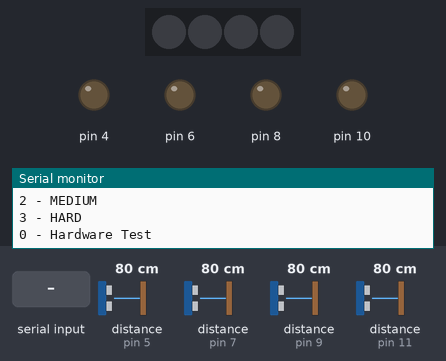
Recording of a sketch running on a simulated Arduino Uno, built with avr-gcc and run on an emulated ATmega328P. Shown: 4 RGB LEDs in strip order, left to right, output pins drawn as LEDs (lit = HIGH), the last lines printed to the serial monitor. The inputs (shaded band) are chosen by the test bench; at power-on: distance to the obstacle (sensors on pin 7, pin 5, pin 9, pin 11) 80 cm. The echo pulse lasts 58.3 µs per cm; dim RGB values are drawn brighter than linear; random numbers use the default seed unless the sketch sets one.

Above: at 1.2 s.
1.3 s: "0\n" received over Serial
At 4.2 s:
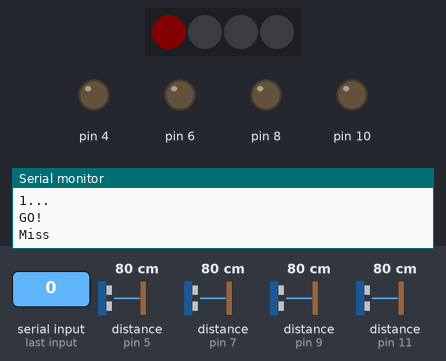
4.3 s: distance to the obstacle (sensor on pin 7) set to 2 cm
At 6.4 s:
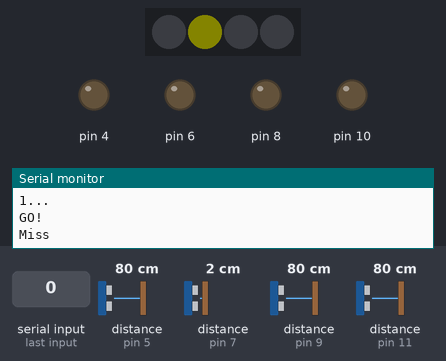
At 7.2 s:
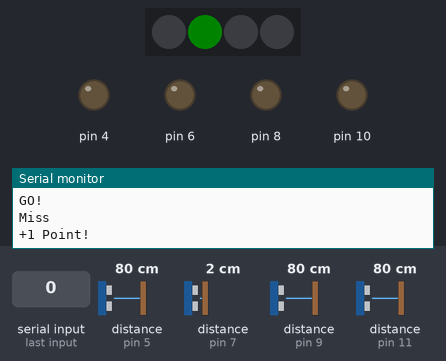
Timing chart, 0 to 13.3 s (numbered marks = the images above; inputs shaded):
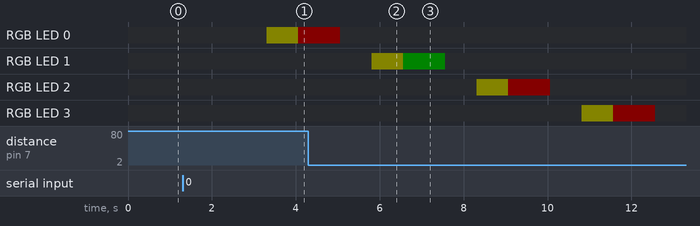

The sketch:

BasicMotionGame.ino
```cpp
/*
  Ultrasonic/LED Game
  by L. Savage, February 2023

  Basic game: LED turns yellow, user must activate corresponding sensor before time runs out.

  GAME STATES
 State 0: Idle (LED off, sensor not active)
 State 1: Play (Yellow LED, sensor waits for user input for X seconds)
 State 2: Win (If Input = True, LED green, 1 point awarded)
 State 3: Loose (If Input = False, LED red, no point awarded)

*/

// Neo Pixel setup
#include <Adafruit_NeoPixel.h>
#include "ultrasonicClass.h"
#define N_LEDS 4

// Define Pins
const int ledPin = 3;
Ultrasonic* ultrasonicSensor0 = new Ultrasonic(4,5);// (Trig PIN,Echo PIN)
Ultrasonic* ultrasonicSensor1 = new Ultrasonic(6,7);// (Trig PIN,Echo PIN)
Ultrasonic* ultrasonicSensor2 = new Ultrasonic(8,9);// (Trig PIN,Echo PIN)
Ultrasonic* ultrasonicSensor3 = new Ultrasonic(10,11);// (Trig PIN,Echo PIN)

Adafruit_NeoPixel strip = Adafruit_NeoPixel(N_LEDS, ledPin, NEO_GRB + NEO_KHZ800);

//Range variable in cm. LEDs turn on when object is within range of sensor
int objectRange = 30;

// Keeping score
int points = 0;

//Delays for difficulty settings
int easySpeed = 750;
int mediumSpeed = 500;
int hardSpeed = 250;
int longDelay = 1000;
int shortDelay = 500;


//Define pins as input or output, start serial
void setup() {
  Serial.begin(9600);
  strip.begin();
  pinMode(ledPin, OUTPUT);
}

void loop() {

 Serial.println("\nSelect Difficulty: ");
 Serial.println("1 - EASY");
 Serial.println("2 - MEDIUM");
 Serial.println("3 - HARD");
 Serial.println("0 - Hardware Test");

  while (Serial.available() == 0) {
  }

  int menuChoice = Serial.parseInt();

  switch (menuChoice) {
      case 1:
        Serial.println("\nEASY");
        countdown();
        easyMode();
        break;

      case 2:
        Serial.println("\nMEDIUM");
        countdown();
        mediumMode();
        break;

      case 3:
        Serial.println("\nHARD");
        countdown();
        hardMode();
        break;

      case 0:
       Serial.println("\nHardware Test");
       countdown();
       testGame();
       break;

      default:
        Serial.println("Please choose a valid selection");
    }

}


//GAME FUNTIONS

void countdown(){
  Serial.println("\nGame Starting in...");
  Serial.println("3...");
  delay(shortDelay);
  Serial.println("2...");
  delay(shortDelay);
  Serial.println("1...");
  delay(shortDelay);
  Serial.println("GO!");
  delay(shortDelay);
}


//Game States
void GameIdle(int i) {
  setSingleLEDcolor(i, strip.Color(0, 0, 0));
}

void GamePlay(int i) {
  setSingleLEDcolor(i, strip.Color(7, 7, 0));
}

int GameWin(int i) {
  setSingleLEDcolor(i,strip.Color(0, 7, 0));
  Serial.println("\n+1 Point!");
  delay(longDelay);
  points++;
  return points;
}

void GameLoose(int i) {
  setSingleLEDcolor(i, strip.Color(7, 0, 0));
  Serial.println("\nMiss");
  delay(longDelay);
}


void motionGame(Ultrasonic* UltrasonicSensor, int i, int gameSpeed){

  GamePlay(i);
  delay(gameSpeed);

  int distance = UltrasonicSensor->Ranging(CM);

   if (distance >= objectRange){
    GameLoose(i);
  }

  else if (distance < objectRange) {
    GameWin(i);
  }

  else {
    GameIdle(i);
  }

  setLEDstrip(strip.Color(0, 0, 0));
  delay(gameSpeed);

}

// Plays 10 games on random LEDs
void randomizeGames(int gameSpeed){

  for (int n = 0; n < 10; n++) {
    int randNum = random(0,4);
    switch (randNum) {

      Serial.println(randNum);
      case 0:
       motionGame(ultrasonicSensor0, 0, gameSpeed);
       break;

      case 1:
       motionGame(ultrasonicSensor1, 1, gameSpeed);
       break;

      case 2:
       motionGame(ultrasonicSensor2, 2, gameSpeed);
       break;

      case 3:
       motionGame(ultrasonicSensor3, 3, gameSpeed);
       break;

      default:
        break;
    }
    }
}

// Turns on LEDs one at a time for testing
void testGame(){
  points = 0;
  motionGame(ultrasonicSensor0, 0, easySpeed);
  motionGame(ultrasonicSensor1, 1, easySpeed);
  motionGame(ultrasonicSensor2, 2, easySpeed);
  motionGame(ultrasonicSensor3, 3, easySpeed);
  Serial.println("\nTOTAL POINTS: ");
  Serial.println(points);
}


void easyMode(){
  points = 0;
  randomizeGames(easySpeed);
  Serial.println("\nTOTAL POINTS: ");
  Serial.println(points);
}

void mediumMode(){
  points = 0;
  randomizeGames(mediumSpeed);
  Serial.println("\nTOTAL POINTS: ");
  Serial.println(points);
}

void hardMode(){
  points = 0;
  randomizeGames(hardSpeed);
  Serial.println("\nTOTAL POINTS: ");
  Serial.println(points);
}


// Sets all LEDs one color
static void setLEDstrip(uint32_t c) {
     for(uint16_t i=0; i<strip.numPixels(); i++) {
      strip.setPixelColor(i, c);
      strip.show();
    }
}


// Sets single LED one color. i is the LED number
static void setSingleLEDcolor(int i, uint32_t c) {
  strip.setPixelColor(i, c);
  strip.show();
}
```

ultrasonicClass.cpp
```cpp
#include "ultrasonicClass.h"

Ultrasonic::Ultrasonic(int TP, int EP)
{
   pinMode(TP,OUTPUT);
   pinMode(EP,INPUT);
   Trig_pin=TP;
   Echo_pin=EP;
   Time_out=3000;  // 3000 µs = 50cm // 30000 µs = 5 m
}

Ultrasonic::Ultrasonic(int TP, int EP, long TO)
{
   pinMode(TP,OUTPUT);
   pinMode(EP,INPUT);
   Trig_pin=TP;
   Echo_pin=EP;
   Time_out=TO;
}

long Ultrasonic::Timing()
{
  digitalWrite(Trig_pin, LOW);
  delayMicroseconds(2);
  digitalWrite(Trig_pin, HIGH);
  delayMicroseconds(10);
  digitalWrite(Trig_pin, LOW);
  duration = pulseIn(Echo_pin,HIGH,Time_out);
  if ( duration == 0 ) {
  duration = Time_out; }
  return duration;
}

long Ultrasonic::Ranging(int sys)
{
  Timing();
  if (sys) {
  distance_cm = duration /29 / 2 ;
  return distance_cm;
  } else {
  distance_inc = duration / 74 / 2;
  return distance_inc; }
}
```

ultrasonicClass.h
```cpp
#ifndef ultrasonicClass_h
#define ultrasonicClass_h
#include "Arduino.h"


#define CM 1
#define INC 0

class Ultrasonic
{
  public:
    Ultrasonic(int TP, int EP);
  Ultrasonic(int TP, int EP, long TO);
    long Timing();
    long Ranging(int sys);

  private:
    int Trig_pin;
    int Echo_pin;
  long Time_out;
    long duration,distance_cm,distance_inc;
};

#endif
```

Measured:
- after the input at 1.3 s, RGB LED 0: off → RGB(7, 7, 0) after 2.0 s, → RGB(7, 0, 0) 0.75 s later
